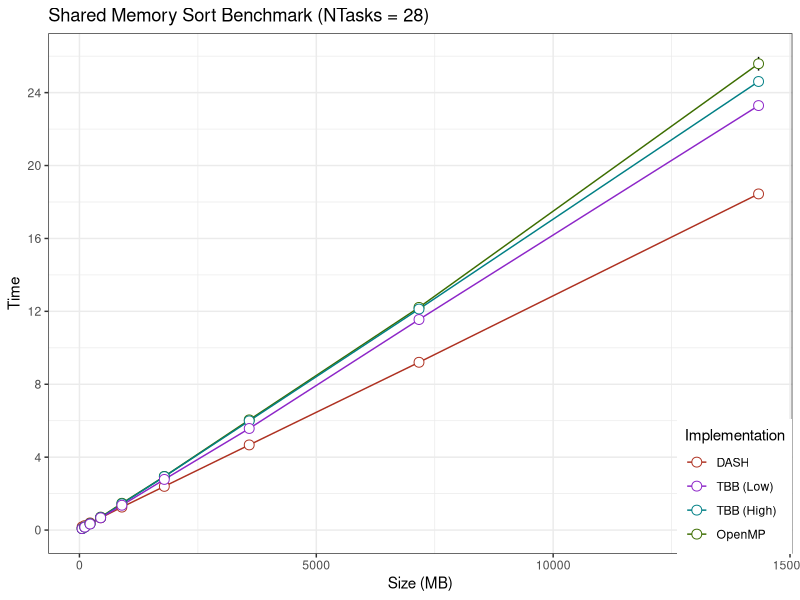
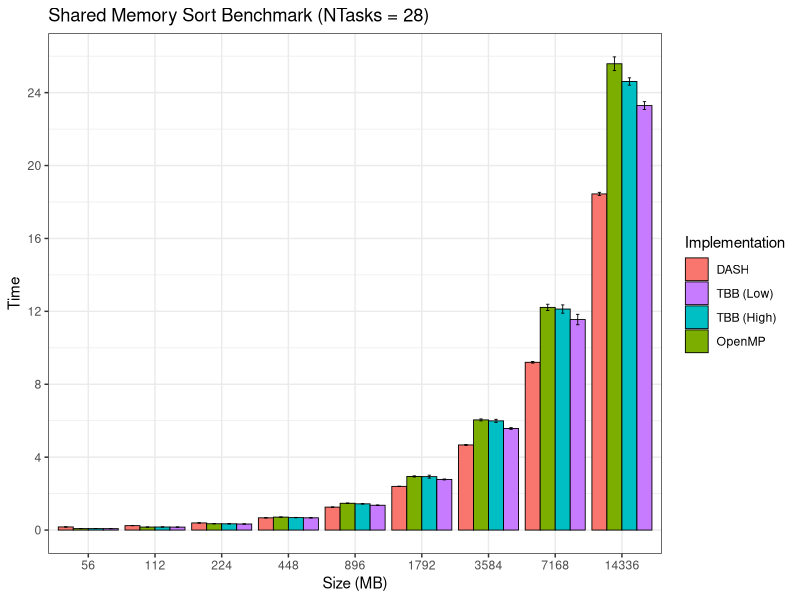
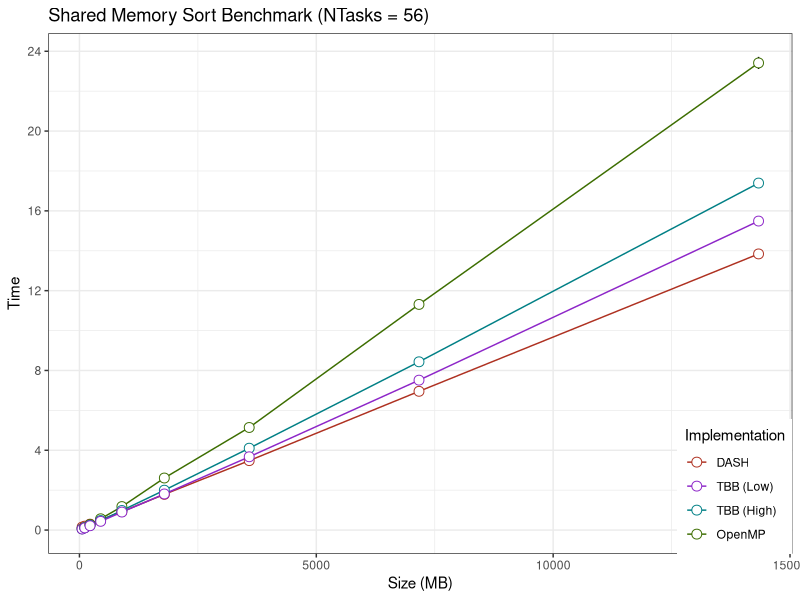
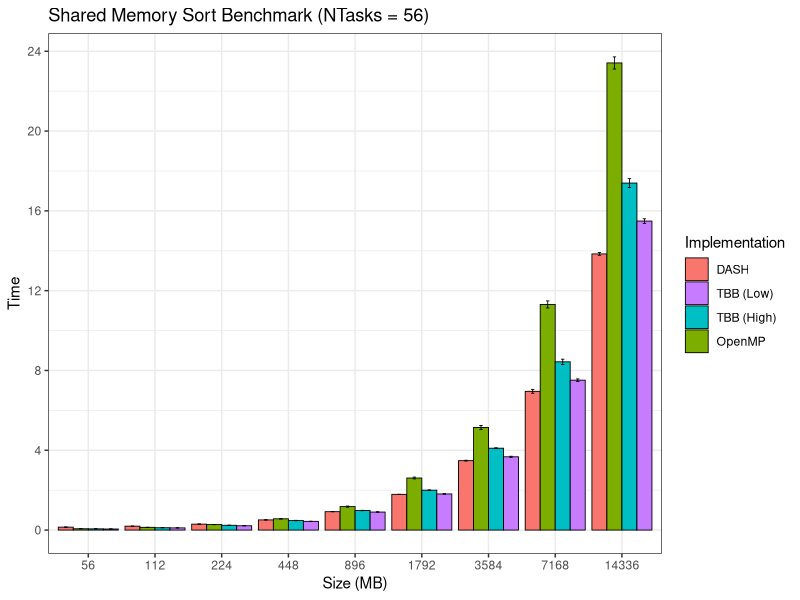

Write the R code that produced these figures, in order.
library(dplyr)
library(ggplot2)

## Summarizes data.
## Gives count, mean, standard deviation, standard error of the mean, and
## confidence interval (default 95%).
##   data: a data frame.
##   measurevar: the name of a column that contains the variable to be summariezed
##   groupvars: a vector containing names of columns that contain grouping variables
##   na.rm: a boolean that indicates whether to ignore NA's
##   conf.interval: the percent range of the confidence interval (default is 95%)
summarySE <- function(data=NULL, measurevar, groupvars=NULL, na.rm=FALSE,
                      conf.interval=.95, .drop=TRUE) {
    # New version of length which can handle NA's: if na.rm==T, don't count them
    length2 <- function (x, na.rm=FALSE) {
        if (na.rm) sum(!is.na(x))
        else       length(x)
    }

    # This does the summary. For each group's data frame, return a vector with
    # N, mean, and sd
    datac <- plyr::ddply(data, groupvars, .drop=.drop,
                         .fun = function(xx, col) {
                             c(N    = length2(xx[[col]], na.rm=na.rm),
                               mean = mean   (xx[[col]], na.rm=na.rm),
                               sd   = sd     (xx[[col]], na.rm=na.rm),
                               min  = min    (xx[[col]], na.rm=na.rm),
                               max  = max    (xx[[col]], na.rm=na.rm)
                               )
                         },
                         measurevar
                         )

    # Rename the "mean" column
    datac <- plyr::rename(datac, c("mean" = measurevar))

    datac$se <- datac$sd / sqrt(datac$N)  # Calculate standard error of the mean

    # Confidence interval multiplier for standard error
    # Calculate t-statistic for confidence interval:
    # e.g., if conf.interval is .95, use .975 (above/below), and use df=N-1
    ciMult <- qt(conf.interval/2 + .5, datac$N-1)
    datac$ci <- datac$se * ciMult

    return(datac)
}

plotLineChart <- function(data, title="") {

# The errorbars overlapped, so use position_dodge to move them horizontally
    pd <- position_dodge(0.1) # move them .05 to the left and right

    ggplot(data, aes(x=Size, y=Time, colour=Test.Case, group=Test.Case)) +
        geom_errorbar(aes(ymin=Time-ci, ymax=Time+ci), colour="black", width=.1, position=pd) +
        geom_line(position=pd) +
        geom_point(position=pd, size=3, shape=21, fill="white") + # 21 is filled circle
        xlab("Size (MB)") +
            ylab("Time") +
            scale_colour_hue(name="Implementation",    # Legend label, use darker colors
                             breaks=c("dash.x", "tbb-lowlevel.x", "tbb-highlevel.x", "openmp.x"),
                             labels=c("DASH", "TBB (Low)", "TBB (High)", "OpenMP"),
                             l=40) +                    # Use darker colors, lightness=40
    ggtitle(title) +
        expand_limits(y=0) +                        # Expand y range
        scale_y_continuous(breaks=0:20*4) +         # Set tick every 4
            theme_bw() +
                theme(legend.justification=c(1,0),
                      legend.position=c(1,0))               # Position legend in bottom right

}

plotBarChart <- function(data, title="") {

    data$Size <- factor(data$Size)

    ggplot(data, aes(x=Size, y=Time, fill=Test.Case)) +
    geom_bar(position=position_dodge(), stat="identity",
             colour="black", # Use black outlines,
             size=.3) +      # Thinner lines
    geom_errorbar(aes(ymin=Time-ci, ymax=Time+ci),
                  size=.3,    # Thinner lines
                  width=.2,
                  position=position_dodge(.9)) +
    xlab("Size (MB)") +
    ylab("Time") +
    scale_fill_hue(name="Implementation", # Legend label, use darker colors
                   breaks=c("dash.x", "tbb-lowlevel.x", "tbb-highlevel.x", "openmp.x"),
                   labels=c("DASH", "TBB (Low)", "TBB (High)", "OpenMP")) +
    ggtitle(title) +
    scale_y_continuous(breaks=0:20*4) +
    theme_bw()
}

summarizeData <- function(rawData) {
    agg <- summarySE(rawData,
                        measurevar="Time",
                        groupvars=c("Size", "Test.Case"),
                        na.rm=TRUE)

    view <- agg %>%
        filter(Size < 25500 &
               (Test.Case == "dash.x" |
                Test.Case == "openmp.x" |
                Test.Case == "tbb-lowlevel.x" |
                Test.Case == "tbb-highlevel.x"))

    return(view)
}

sizeScaling.cores.data <- read.csv("../summary/shared-memory/28tasks-size-scaling.csv", header=TRUE, strip.white=TRUE)
sizeScaling.threads.data <- read.csv("../summary/shared-memory/56tasks-size-scaling.csv", header=TRUE, strip.white=TRUE)

sizeScaling.cores.agg <- summarySE(sizeScaling.cores.data,
                    measurevar="Time",
                    groupvars=c("Size", "Test.Case"),
                    na.rm=TRUE)

sizeScaling.cores.view <- sizeScaling.cores.agg %>%
    filter((Size < 25000) &
            (Test.Case == "dash.x" |
            Test.Case == "openmp.x" |
            Test.Case == "tbb-lowlevel.x" |
            Test.Case == "tbb-highlevel.x"))

sizeScaling.threads.agg <- summarySE(sizeScaling.threads.data,
                    measurevar="Time",
                    groupvars=c("Size", "Test.Case"),
                    na.rm=TRUE)

sizeScaling.threads.agg

sizeScaling.threads.view <- sizeScaling.threads.agg %>%
    filter((Size < 25000) &
           (Test.Case == "dash.x" |
            Test.Case == "openmp.x" |
            Test.Case == "tbb-lowlevel.x" |
            Test.Case == "tbb-highlevel.x"))


pdf(file="size-scaling.pdf")

plotLineChart(sizeScaling.cores.view, "Shared Memory Sort Benchmark (NTasks = 28)")
plotBarChart(sizeScaling.cores.view, "Shared Memory Sort Benchmark (NTasks = 28)")
plotLineChart(sizeScaling.threads.view, "Shared Memory Sort Benchmark (NTasks = 56)")
plotBarChart(sizeScaling.threads.view, "Shared Memory Sort Benchmark (NTasks = 56)")

dev.off()


